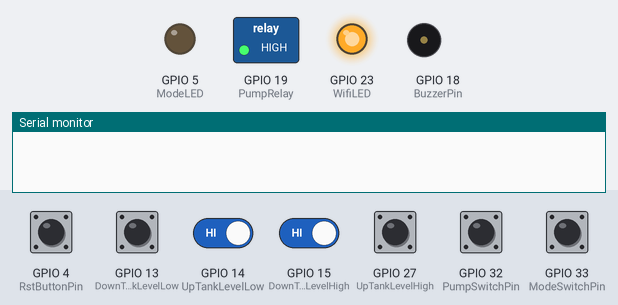
A sketch run on a simulated ESP32. Shown: switched loads named in the sketch (green lamp = pin HIGH), output pins drawn as LEDs (lit = HIGH), buzzer (waves = sounding, pin HIGH), the last lines printed to the serial monitor. The test bench sets the inputs (shaded band); at power-on: GPIO 4 (RstButtonPin), GPIO 13 (DownTankLevelLow), GPIO 14 (UpTankLevelLow), GPIO 15 (DownTankLevelHigh), GPIO 27 (UpTankLevelHigh), GPIO 32 (PumpSwitchPin), GPIO 33 (ModeSwitchPin) HIGH. WiFi joins after 1.5 s; servers stay silent unless stated.

Above: at 5.2 s.
5.3 s: GPIO 14 (UpTankLevelLow) driven LOW and GPIO 15 (DownTankLevelHigh) driven LOW
At 9.0 s:
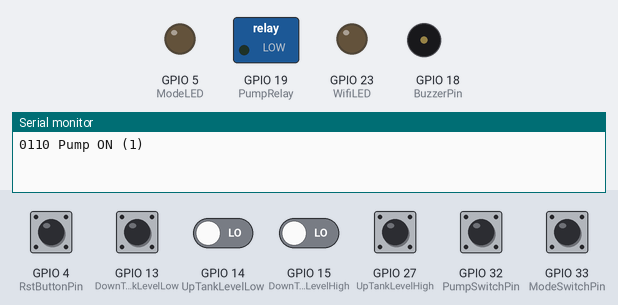
9.3 s: GPIO 33 (ModeSwitchPin) pulled LOW for 1.8 s
At 13.5 s:
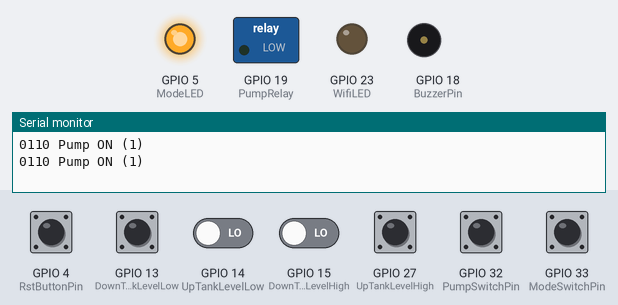
15.6 s: GPIO 14 (UpTankLevelLow) driven HIGH
At 20.5 s:
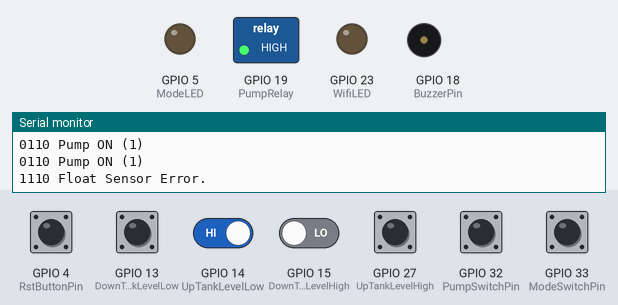
25.1 s: GPIO 14 (UpTankLevelLow) driven LOW
At 25.9 s:
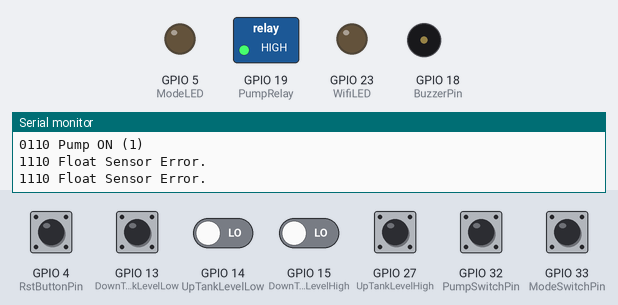
27.2 s: GPIO 4 (RstButtonPin) pulled LOW for 1.8 s
At 30.0 s:
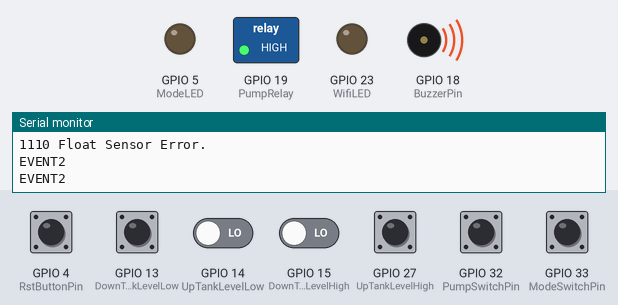
30.5 s: GPIO 15 (DownTankLevelHigh) driven HIGH
Timing chart, 0 to 42.7 s (numbered marks = the images above; inputs shaded):
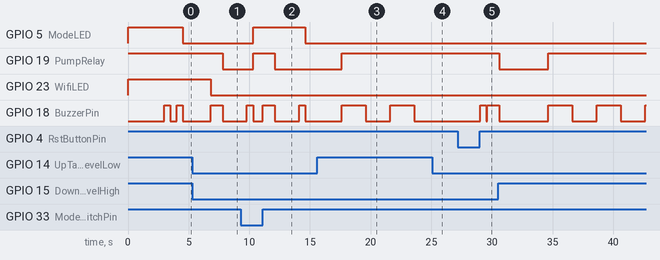

The sketch:

Code_ESP32_Blynk_Pump_Switch_V2.ino
```cpp
// (licence header left out)
/* Fill-in your Template ID (only if using Blynk.Cloud) */
#define BLYNK_TEMPLATE_ID ""
#define BLYNK_TEMPLATE_NAME ""
#define BLYNK_AUTH_TOKEN ""

// Your WiFi credentials.
// Set password to "" for open networks.
char ssid[] = "";   //WiFi Name
char pass[] = "";   //WiFi Password


//#define BLYNK_PRINT Serial
#include <WiFi.h>
#include <WiFiClient.h>
#include <BlynkSimpleEsp32.h>
#include <AceButton.h>
using namespace ace_button;


// define the connected GPIO pins
#define BuzzerPin             18   //D18
#define PumpRelay             19   //D19
#define WifiLED               23   //D23
#define ModeLED               5    //D5

#define PumpSwitchPin         32   //D32
#define ModeSwitchPin         33   //D33
#define RstButtonPin          4    //D4
#define UpTankLevelHigh       27   //D27
#define UpTankLevelLow        14   //D14
#define DownTankLevelHigh     15   //D15
#define DownTankLevelLow      13   //D13

//Change the virtual pins according the rooms
#define VPIN_BUTTON_1    V1
#define VPIN_BUTTON_2    V2
#define VPIN_BUTTON_3    V3
#define VPIN_BUTTON_4    V4

bool toggleState_1 = false; //Define the toggle state for relay
bool prevMode = false;
bool errorFlag = false;

int upTankLow = 0;
int upTankHigh = 0;
int downTankLow = 0;
int downTankHigh = 0;

String val;

char auth[] = BLYNK_AUTH_TOKEN;

ButtonConfig config1;
AceButton button1(&config1);
ButtonConfig config2;
AceButton button2(&config2);

void handleEvent1(AceButton*, uint8_t, uint8_t);
void handleEvent2(AceButton*, uint8_t, uint8_t);

BlynkTimer timer;

void checkBlynkStatus() { // called every 3 seconds by SimpleTimer

  bool isconnected = Blynk.connected();
  if (isconnected == false) {
    //Serial.println("Blynk Not Connected");
    digitalWrite(WifiLED, HIGH);
  }
  if (isconnected == true) {
    digitalWrite(WifiLED, LOW);
    //Serial.println("Blynk Connected");
  }
}

BLYNK_WRITE(VPIN_BUTTON_4) {
  if(!prevMode){
    toggleState_1 = param.asInt();
    if(toggleState_1){
      if(downTankHigh == 0 && downTankLow == 1 ){
        controlBuzzer(1000);
        digitalWrite(PumpRelay, LOW);  //turn on the pump
        delay(1000);
      }
    }
    else{
      digitalWrite(PumpRelay, HIGH);  //turn off the pump
      controlBuzzer(500);
      delay(500);
    }
  }
  else{
    Blynk.virtualWrite(VPIN_BUTTON_4, toggleState_1);
  }
}

BLYNK_CONNECTED() {
  Blynk.virtualWrite(VPIN_BUTTON_1, (upTankLow ? "UP Tank Full" : "UP Tank Empty"));
  Blynk.virtualWrite(VPIN_BUTTON_2, (downTankLow ? "Down Tank Full" : "Down Tank Empty"));
  Blynk.virtualWrite(VPIN_BUTTON_3, (prevMode ? "AUTO" : "MANUAL"));
  Blynk.virtualWrite(VPIN_BUTTON_4, toggleState_1);
}

void controlBuzzer(int duration){
  digitalWrite(BuzzerPin, HIGH);
  delay(duration);
  digitalWrite(BuzzerPin, LOW);
}

void checkMode(){
  if (digitalRead(ModeSwitchPin)!= prevMode){
    controlBuzzer(500);
    if(digitalRead(ModeSwitchPin) == LOW){
      digitalWrite(PumpRelay, HIGH);
      toggleState_1 = false;
      Blynk.virtualWrite(VPIN_BUTTON_4, toggleState_1);
    }
  }
  if(digitalRead(ModeSwitchPin) == HIGH){
    prevMode = true;
  }
  else{
    prevMode = false;
  }
  digitalWrite(ModeLED, !prevMode);
  Blynk.virtualWrite(VPIN_BUTTON_3, (prevMode ? "AUTO" : "MANUAL"));
}

void controlPump(){
  Blynk.virtualWrite(VPIN_BUTTON_1, (upTankLow ? "UP Tank Full" : "UP Tank Empty"));
  Blynk.virtualWrite(VPIN_BUTTON_2, (downTankLow ? "Down Tank Full" : "Down Tank Empty"));

  if(digitalRead(ModeSwitchPin) == HIGH){
    if((downTankHigh == 0) && (downTankLow == 1)){
      if((upTankLow == 0) && (upTankHigh == 1)){
        if(toggleState_1 == false){
          controlBuzzer(1000);
          digitalWrite(PumpRelay, LOW);  //turn on the pump
          toggleState_1 = true;
          Blynk.virtualWrite(VPIN_BUTTON_4, toggleState_1);
          Serial.print(val);
          Serial.println(" Pump ON (1)");
          delay(2000);
        }
      }
      else if((upTankLow == 1) && (upTankHigh == 0)){
        digitalWrite(PumpRelay, HIGH);  //turn off the pump
        toggleState_1 = false;
        Blynk.virtualWrite(VPIN_BUTTON_4, toggleState_1);
        Serial.print(val);
        Serial.println(" Pump OFF (2)");
        delay(2000);
      }
    }
    else if((downTankLow == 0) && (downTankHigh == 1)){
      digitalWrite(PumpRelay, HIGH);  //turn off the pump
      toggleState_1 = false;
      Blynk.virtualWrite(VPIN_BUTTON_4, toggleState_1);
      Serial.print(val);
      Serial.println(" Pump OFF (3)");
      delay(2000);
    }
  }
  else{
    button1.check();

    if((downTankHigh == 1) && (downTankLow == 0) ){
      toggleState_1 = false;
      digitalWrite(PumpRelay, HIGH);  //turn off the pump
      Blynk.virtualWrite(VPIN_BUTTON_4, toggleState_1);
      Serial.println(" Pump OFF (4)");
    }
  }
}

void errorCheck(){
  if( (upTankLow + upTankHigh + downTankLow + downTankHigh) > 2 ){
    delay(2000);
    upTankLow = digitalRead(UpTankLevelLow);
    upTankHigh = digitalRead(UpTankLevelHigh);
    downTankLow = digitalRead(DownTankLevelLow);
    downTankHigh = digitalRead(DownTankLevelHigh);
    if( (upTankLow + upTankHigh + downTankLow + downTankHigh) > 2 ){
      errorFlag = true;
      if(toggleState_1 == true){
        toggleState_1 = false;
        digitalWrite(PumpRelay, HIGH);  //turn off the pump
        Blynk.virtualWrite(VPIN_BUTTON_4, toggleState_1);
      }
      Blynk.virtualWrite(VPIN_BUTTON_1, "Float Sensor Error");
      Blynk.virtualWrite(VPIN_BUTTON_2, "Check and Reset");
      controlBuzzer(2000);
      Serial.print(val);
      Serial.println(" Float Sensor Error. ");
    }
  }
  else{
    if((downTankLow == 0) && (downTankHigh == 1)){
      if(toggleState_1 == true){
        digitalWrite(BuzzerPin, HIGH);
        Serial.print(val);
        Serial.println(" Pump ON while DN_TANK Empty");
      }
    }
    else if((upTankLow == 1) && (upTankHigh == 0)){
      if(toggleState_1 == true){
        Serial.print(val);
        Serial.println("Pump ON while UP_TANK Full");
        controlBuzzer(2000);
        delay(500);
      }
    }
    else{
      digitalWrite(BuzzerPin, LOW);
      //Serial.println(val);
    }
  }
}

void setup()
{
  Serial.begin(115200);

  pinMode(PumpRelay, OUTPUT);
  pinMode(WifiLED, OUTPUT);
  pinMode(BuzzerPin, OUTPUT);
  pinMode(ModeLED, OUTPUT);

  pinMode(PumpSwitchPin, INPUT_PULLUP);
  pinMode(ModeSwitchPin, INPUT_PULLUP);
  pinMode(RstButtonPin, INPUT_PULLUP);

  pinMode(UpTankLevelHigh, INPUT_PULLUP);
  pinMode(DownTankLevelHigh, INPUT_PULLUP);
  pinMode(UpTankLevelLow, INPUT_PULLUP);
  pinMode(DownTankLevelLow, INPUT_PULLUP);


  //During Starting Relay & LEDs should TURN OFF
  digitalWrite(PumpRelay, HIGH); // used active LOW relay
  digitalWrite(WifiLED, HIGH);
  digitalWrite(ModeLED, HIGH);
  digitalWrite(BuzzerPin, LOW);

  config1.setEventHandler(button1Handler);
  button1.init(PumpSwitchPin);

  config2.setEventHandler(button2Handler);
  button2.init(RstButtonPin);

  WiFi.begin(ssid, pass);
  timer.setInterval(2000L, checkBlynkStatus); // check if Blynk server is connected every 2 seconds
  Blynk.config(auth);
  delay(1000);

  delay(2000);
  controlBuzzer(500);
  delay(500);
}

void loop()
{
  upTankLow = digitalRead(UpTankLevelLow);
  upTankHigh = digitalRead(UpTankLevelHigh);
  downTankLow = digitalRead(DownTankLevelLow);
  downTankHigh = digitalRead(DownTankLevelHigh);

  val = String(upTankLow) + String(upTankHigh) + String(downTankLow) + String(downTankHigh);

  checkMode();

  if(!errorFlag){
    controlPump();
  }
  else{
    button2.check();
  }

  errorCheck();
  Blynk.run();
  timer.run(); // Initiates SimpleTimer

}

void button1Handler(AceButton* button, uint8_t eventType, uint8_t buttonState) {
  Serial.println("EVENT1");
  if(digitalRead(ModeSwitchPin) == LOW){
    switch (eventType) {
      case AceButton::kEventPressed:
        if(downTankHigh == 0 && downTankLow == 1 ){
          controlBuzzer(1000);
          toggleState_1 = true;
          digitalWrite(PumpRelay, LOW);  //turn on the pump
          Blynk.virtualWrite(VPIN_BUTTON_4, toggleState_1);
          delay(1000);
        }
        break;
      case AceButton::kEventReleased:
        toggleState_1 = false;
        digitalWrite(PumpRelay, HIGH);  //turn off the pump
        Blynk.virtualWrite(VPIN_BUTTON_4, toggleState_1);
        controlBuzzer(500);
        delay(1000);
        break;
    }
  }
}

void button2Handler(AceButton* button, uint8_t eventType, uint8_t buttonState) {
  Serial.println("EVENT2");
  switch (eventType) {
    case AceButton::kEventReleased:
      errorFlag = false;
      controlBuzzer(500);
      delay(100);
      break;
  }
}
```

Measured:
- after the input at 5.3 s, GPIO 19 (PumpRelay): HIGH → LOW after 2.5 s; GPIO 23 (WifiLED): HIGH → LOW after 1.5 s instead of 3.5 s
- after the input at 9.3 s, GPIO 5 (ModeLED): LOW → HIGH after 1.0 s, → LOW 4.3 s later; GPIO 19 (PumpRelay): LOW → HIGH after 1.0 s, → LOW 1.8 s later; GPIO 18 (BuzzerPin): goes HIGH 0.50 s, LOW 0.79 s, HIGH 1.0 s, LOW 2.0 s, HIGH 0.50 s, then LOW, starting after 0.51 s
- after the input at 15.6 s, GPIO 19 (PumpRelay): LOW → HIGH after 2.0 s; GPIO 18 (BuzzerPin): alternates HIGH for 2.0 s and LOW for 2.0 s, starting after 2.0 s
- after the input at 25.1 s, GPIO 18 (BuzzerPin): stays LOW (without the input it goes to HIGH after 0.50 s)
- after the input at 27.2 s, GPIO 18 (BuzzerPin): LOW → HIGH after 1.8 s, → LOW 0.50 s later, → HIGH 0.10 s later
